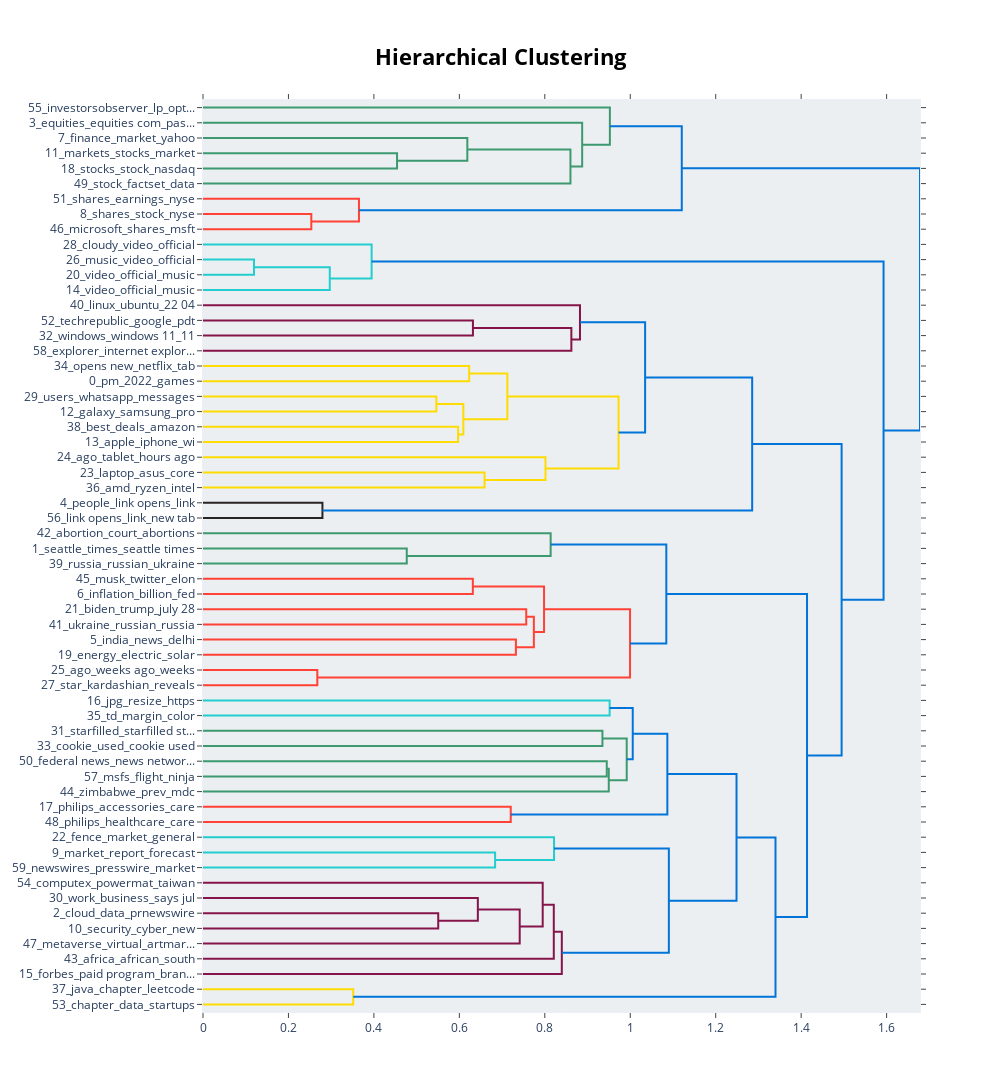

Source (notebook cell):
### Code cell
topic_model.visualize_hierarchy()

### Figure 1 — Plotly figure (JSON) as saved in the notebook; plotly's stock layout.template omitted (floating-point values rounded to 4 significant figures)
{"data": [{"hoverinfo": "text", "marker": {"color": "rgb(61,153,112)"}, "mode": "lines", "type": "scatter", "x": [0.0, 0.4542, 0.4542, 0.0], "xaxis": "x", "y": [-35.0, -35.0, -45.0, -45.0], "yaxis": "y"}, {"hoverinfo": "text", "marker": {"color": "rgb(61,153,112)"}, "mode": "lines", "type": "scatter", "x": [0.0, 0.6187, 0.6187, 0.4542], "xaxis": "x", "y": [-25.0, -25.0, -40.0, -40.0], "yaxis": "y"}, {"hoverinfo": "text", "marker": {"color": "rgb(61,153,112)"}, "mode": "lines", "type": "scatter", "x": [0.6187, 0.86, 0.86, 0.0], "xaxis": "x", "y": [-32.5, -32.5, -55.0, -55.0], "yaxis": "y"}, {"hoverinfo": "text", "marker": {"color": "rgb(61,153,112)"}, "mode": "lines", "type": "scatter", "x": [0.0, 0.8875, 0.8875, 0.86], "xaxis": "x", "y": [-15.0, -15.0, -43.75, -43.75], "yaxis": "y"}, {"hoverinfo": "text", "marker": {"color": "rgb(61,153,112)"}, "mode": "lines", "type": "scatter", "x": [0.0, 0.9523, 0.9523, 0.8875], "xaxis": "x", "y": [-5.0, -5.0, -29.38, -29.38], "yaxis": "y"}, {"hoverinfo": "text", "marker": {"color": "rgb(255,65,54)"}, "mode": "lines", "type": "scatter", "x": [0.0, 0.2535, 0.2535, 0.0], "xaxis": "x", "y": [-75.0, -75.0, -85.0, -85.0], "yaxis": "y"}, {"hoverinfo": "text", "marker": {"color": "rgb(255,65,54)"}, "mode": "lines", "type": "scatter", "x": [0.0, 0.365, 0.365, 0.2535], "xaxis": "x", "y": [-65.0, -65.0, -80.0, -80.0], "yaxis": "y"}, {"hoverinfo": "text", "marker": {"color": "rgb(0,116,217)"}, "mode": "lines", "type": "scatter", "x": [0.9523, 1.121, 1.121, 0.365], "xaxis": "x", "y": [-17.19, -17.19, -72.5, -72.5], "yaxis": "y"}, {"hoverinfo": "text", "marker": {"color": "rgb(35,205,205)"}, "mode": "lines", "type": "scatter", "x": [0.0, 0.1193, 0.1193, 0.0], "xaxis": "x", "y": [-105.0, -105.0, -115.0, -115.0], "yaxis": "y"}, {"hoverinfo": "text", "marker": {"color": "rgb(35,205,205)"}, "mode": "lines", "type": "scatter", "x": [0.1193, 0.2967, 0.2967, 0.0], "xaxis": "x", "y": [-110.0, -110.0, -125.0, -125.0], "yaxis": "y"}, {"hoverinfo": "text", "marker": {"color": "rgb(35,205,205)"}, "mode": "lines", "type": "scatter", "x": [0.0, 0.3947, 0.3947, 0.2967], "xaxis": "x", "y": [-95.0, -95.0, -117.5, -117.5], "yaxis": "y"}, {"hoverinfo": "text", "marker": {"color": "rgb(133,20,75)"}, "mode": "lines", "type": "scatter", "x": [0.0, 0.6318, 0.6318, 0.0], "xaxis": "x", "y": [-145.0, -145.0, -155.0, -155.0], "yaxis": "y"}, {"hoverinfo": "text", "marker": {"color": "rgb(133,20,75)"}, "mode": "lines", "type": "scatter", "x": [0.6318, 0.8622, 0.8622, 0.0], "xaxis": "x", "y": [-150.0, -150.0, -165.0, -165.0], "yaxis": "y"}, {"hoverinfo": "text", "marker": {"color": "rgb(133,20,75)"}, "mode": "lines", "type": "scatter", "x": [0.0, 0.8823, 0.8823, 0.8622], "xaxis": "x", "y": [-135.0, -135.0, -157.5, -157.5], "yaxis": "y"}, {"hoverinfo": "text", "marker": {"color": "rgb(255,220,0)"}, "mode": "lines", "type": "scatter", "x": [0.0, 0.623, 0.623, 0.0], "xaxis": "x", "y": [-175.0, -175.0, -185.0, -185.0], "yaxis": "y"}, {"hoverinfo": "text", "marker": {"color": "rgb(255,220,0)"}, "mode": "lines", "type": "scatter", "x": [0.0, 0.5462, 0.5462, 0.0], "xaxis": "x", "y": [-195.0, -195.0, -205.0, -205.0], "yaxis": "y"}, {"hoverinfo": "text", "marker": {"color": "rgb(255,220,0)"}, "mode": "lines", "type": "scatter", "x": [0.0, 0.597, 0.597, 0.0], "xaxis": "x", "y": [-215.0, -215.0, -225.0, -225.0], "yaxis": "y"}, {"hoverinfo": "text", "marker": {"color": "rgb(255,220,0)"}, "mode": "lines", "type": "scatter", "x": [0.5462, 0.6093, 0.6093, 0.597], "xaxis": "x", "y": [-200.0, -200.0, -220.0, -220.0], "yaxis": "y"}, {"hoverinfo": "text", "marker": {"color": "rgb(255,220,0)"}, "mode": "lines", "type": "scatter", "x": [0.623, 0.7124, 0.7124, 0.6093], "xaxis": "x", "y": [-180.0, -180.0, -210.0, -210.0], "yaxis": "y"}, {"hoverinfo": "text", "marker": {"color": "rgb(255,220,0)"}, "mode": "lines", "type": "scatter", "x": [0.0, 0.6589, 0.6589, 0.0], "xaxis": "x", "y": [-245.0, -245.0, -255.0, -255.0], "yaxis": "y"}, {"hoverinfo": "text", "marker": {"color": "rgb(255,220,0)"}, "mode": "lines", "type": "scatter", "x": [0.0, 0.8016, 0.8016, 0.6589], "xaxis": "x", "y": [-235.0, -235.0, -250.0, -250.0], "yaxis": "y"}, {"hoverinfo": "text", "marker": {"color": "rgb(255,220,0)"}, "mode": "lines", "type": "scatter", "x": [0.7124, 0.9726, 0.9726, 0.8016], "xaxis": "x", "y": [-195.0, -195.0, -242.5, -242.5], "yaxis": "y"}, {"hoverinfo": "text", "marker": {"color": "rgb(0,116,217)"}, "mode": "lines", "type": "scatter", "x": [0.8823, 1.035, 1.035, 0.9726], "xaxis": "x", "y": [-146.2, -146.2, -218.8, -218.8], "yaxis": "y"}, {"hoverinfo": "text", "marker": {"color": "rgb(40,35,35)"}, "mode": "lines", "type": "scatter", "x": [0.0, 0.2795, 0.2795, 0.0], "xaxis": "x", "y": [-265.0, -265.0, -275.0, -275.0], "yaxis": "y"}, {"hoverinfo": "text", "marker": {"color": "rgb(0,116,217)"}, "mode": "lines", "type": "scatter", "x": [1.035, 1.285, 1.285, 0.2795], "xaxis": "x", "y": [-182.5, -182.5, -270.0, -270.0], "yaxis": "y"}, {"hoverinfo": "text", "marker": {"color": "rgb(61,153,112)"}, "mode": "lines", "type": "scatter", "x": [0.0, 0.4769, 0.4769, 0.0], "xaxis": "x", "y": [-295.0, -295.0, -305.0, -305.0], "yaxis": "y"}, {"hoverinfo": "text", "marker": {"color": "rgb(61,153,112)"}, "mode": "lines", "type": "scatter", "x": [0.0, 0.8137, 0.8137, 0.4769], "xaxis": "x", "y": [-285.0, -285.0, -300.0, -300.0], "yaxis": "y"}, {"hoverinfo": "text", "marker": {"color": "rgb(255,65,54)"}, "mode": "lines", "type": "scatter", "x": [0.0, 0.6315, 0.6315, 0.0], "xaxis": "x", "y": [-315.0, -315.0, -325.0, -325.0], "yaxis": "y"}, {"hoverinfo": "text", "marker": {"color": "rgb(255,65,54)"}, "mode": "lines", "type": "scatter", "x": [0.0, 0.7565, 0.7565, 0.0], "xaxis": "x", "y": [-335.0, -335.0, -345.0, -345.0], "yaxis": "y"}, {"hoverinfo": "text", "marker": {"color": "rgb(255,65,54)"}, "mode": "lines", "type": "scatter", "x": [0.0, 0.7323, 0.7323, 0.0], "xaxis": "x", "y": [-355.0, -355.0, -365.0, -365.0], "yaxis": "y"}, {"hoverinfo": "text", "marker": {"color": "rgb(255,65,54)"}, "mode": "lines", "type": "scatter", "x": [0.7565, 0.7744, 0.7744, 0.7323], "xaxis": "x", "y": [-340.0, -340.0, -360.0, -360.0], "yaxis": "y"}, {"hoverinfo": "text", "marker": {"color": "rgb(255,65,54)"}, "mode": "lines", "type": "scatter", "x": [0.6315, 0.7982, 0.7982, 0.7744], "xaxis": "x", "y": [-320.0, -320.0, -350.0, -350.0], "yaxis": "y"}, {"hoverinfo": "text", "marker": {"color": "rgb(255,65,54)"}, "mode": "lines", "type": "scatter", "x": [0.0, 0.2676, 0.2676, 0.0], "xaxis": "x", "y": [-375.0, -375.0, -385.0, -385.0], "yaxis": "y"}, {"hoverinfo": "text", "marker": {"color": "rgb(255,65,54)"}, "mode": "lines", "type": "scatter", "x": [0.7982, 0.9995, 0.9995, 0.2676], "xaxis": "x", "y": [-335.0, -335.0, -380.0, -380.0], "yaxis": "y"}, {"hoverinfo": "text", "marker": {"color": "rgb(0,116,217)"}, "mode": "lines", "type": "scatter", "x": [0.8137, 1.084, 1.084, 0.9995], "xaxis": "x", "y": [-292.5, -292.5, -357.5, -357.5], "yaxis": "y"}, {"hoverinfo": "text", "marker": {"color": "rgb(35,205,205)"}, "mode": "lines", "type": "scatter", "x": [0.0, 0.9518, 0.9518, 0.0], "xaxis": "x", "y": [-395.0, -395.0, -405.0, -405.0], "yaxis": "y"}, {"hoverinfo": "text", "marker": {"color": "rgb(61,153,112)"}, "mode": "lines", "type": "scatter", "x": [0.0, 0.9349, 0.9349, 0.0], "xaxis": "x", "y": [-415.0, -415.0, -425.0, -425.0], "yaxis": "y"}, {"hoverinfo": "text", "marker": {"color": "rgb(61,153,112)"}, "mode": "lines", "type": "scatter", "x": [0.0, 0.945, 0.945, 0.0], "xaxis": "x", "y": [-435.0, -435.0, -445.0, -445.0], "yaxis": "y"}, {"hoverinfo": "text", "marker": {"color": "rgb(61,153,112)"}, "mode": "lines", "type": "scatter", "x": [0.945, 0.9497, 0.9497, 0.0], "xaxis": "x", "y": [-440.0, -440.0, -455.0, -455.0], "yaxis": "y"}, {"hoverinfo": "text", "marker": {"color": "rgb(61,153,112)"}, "mode": "lines", "type": "scatter", "x": [0.9349, 0.9917, 0.9917, 0.9497], "xaxis": "x", "y": [-420.0, -420.0, -447.5, -447.5], "yaxis": "y"}, {"hoverinfo": "text", "marker": {"color": "rgb(0,116,217)"}, "mode": "lines", "type": "scatter", "x": [0.9518, 1.006, 1.006, 0.9917], "xaxis": "x", "y": [-400.0, -400.0, -433.8, -433.8], "yaxis": "y"}, {"hoverinfo": "text", "marker": {"color": "rgb(255,65,54)"}, "mode": "lines", "type": "scatter", "x": [0.0, 0.7203, 0.7203, 0.0], "xaxis": "x", "y": [-465.0, -465.0, -475.0, -475.0], "yaxis": "y"}, {"hoverinfo": "text", "marker": {"color": "rgb(0,116,217)"}, "mode": "lines", "type": "scatter", "x": [1.006, 1.087, 1.087, 0.7203], "xaxis": "x", "y": [-416.9, -416.9, -470.0, -470.0], "yaxis": "y"}, {"hoverinfo": "text", "marker": {"color": "rgb(35,205,205)"}, "mode": "lines", "type": "scatter", "x": [0.0, 0.6837, 0.6837, 0.0], "xaxis": "x", "y": [-495.0, -495.0, -505.0, -505.0], "yaxis": "y"}, {"hoverinfo": "text", "marker": {"color": "rgb(35,205,205)"}, "mode": "lines", "type": "scatter", "x": [0.0, 0.8216, 0.8216, 0.6837], "xaxis": "x", "y": [-485.0, -485.0, -500.0, -500.0], "yaxis": "y"}, {"hoverinfo": "text", "marker": {"color": "rgb(133,20,75)"}, "mode": "lines", "type": "scatter", "x": [0.0, 0.5505, 0.5505, 0.0], "xaxis": "x", "y": [-535.0, -535.0, -545.0, -545.0], "yaxis": "y"}, {"hoverinfo": "text", "marker": {"color": "rgb(133,20,75)"}, "mode": "lines", "type": "scatter", "x": [0.0, 0.6433, 0.6433, 0.5505], "xaxis": "x", "y": [-525.0, -525.0, -540.0, -540.0], "yaxis": "y"}, {"hoverinfo": "text", "marker": {"color": "rgb(133,20,75)"}, "mode": "lines", "type": "scatter", "x": [0.6433, 0.7412, 0.7412, 0.0], "xaxis": "x", "y": [-532.5, -532.5, -555.0, -555.0], "yaxis": "y"}, {"hoverinfo": "text", "marker": {"color": "rgb(133,20,75)"}, "mode": "lines", "type": "scatter", "x": [0.0, 0.7951, 0.7951, 0.7412], "xaxis": "x", "y": [-515.0, -515.0, -543.8, -543.8], "yaxis": "y"}, {"hoverinfo": "text", "marker": {"color": "rgb(133,20,75)"}, "mode": "lines", "type": "scatter", "x": [0.7951, 0.821, 0.821, 0.0], "xaxis": "x", "y": [-529.4, -529.4, -565.0, -565.0], "yaxis": "y"}, {"hoverinfo": "text", "marker": {"color": "rgb(133,20,75)"}, "mode": "lines", "type": "scatter", "x": [0.821, 0.8398, 0.8398, 0.0], "xaxis": "x", "y": [-547.2, -547.2, -575.0, -575.0], "yaxis": "y"}, {"hoverinfo": "text", "marker": {"color": "rgb(0,116,217)"}, "mode": "lines", "type": "scatter", "x": [0.8216, 1.09, 1.09, 0.8398], "xaxis": "x", "y": [-492.5, -492.5, -561.1, -561.1], "yaxis": "y"}, {"hoverinfo": "text", "marker": {"color": "rgb(0,116,217)"}, "mode": "lines", "type": "scatter", "x": [1.087, 1.249, 1.249, 1.09], "xaxis": "x", "y": [-443.4, -443.4, -526.8, -526.8], "yaxis": "y"}, {"hoverinfo": "text", "marker": {"color": "rgb(255,220,0)"}, "mode": "lines", "type": "scatter", "x": [0.0, 0.3516, 0.3516, 0.0], "xaxis": "x", "y": [-585.0, -585.0, -595.0, -595.0], "yaxis": "y"}, {"hoverinfo": "text", "marker": {"color": "rgb(0,116,217)"}, "mode": "lines", "type": "scatter", "x": [1.249, 1.34, 1.34, 0.3516], "xaxis": "x", "y": [-485.1, -485.1, -590.0, -590.0], "yaxis": "y"}, {"hoverinfo": "text", "marker": {"color": "rgb(0,116,217)"}, "mode": "lines", "type": "scatter", "x": [1.084, 1.414, 1.414, 1.34], "xaxis": "x", "y": [-325.0, -325.0, -537.6, -537.6], "yaxis": "y"}, {"hoverinfo": "text", "marker": {"color": "rgb(0,116,217)"}, "mode": "lines", "type": "scatter", "x": [1.285, 1.495, 1.495, 1.414], "xaxis": "x", "y": [-226.2, -226.2, -431.3, -431.3], "yaxis": "y"}, {"hoverinfo": "text", "marker": {"color": "rgb(0,116,217)"}, "mode": "lines", "type": "scatter", "x": [0.3947, 1.593, 1.593, 1.495], "xaxis": "x", "y": [-106.2, -106.2, -328.8, -328.8], "yaxis": "y"}, {"hoverinfo": "text", "marker": {"color": "rgb(0,116,217)"}, "mode": "lines", "type": "scatter", "x": [1.121, 1.678, 1.678, 1.593], "xaxis": "x", "y": [-44.84, -44.84, -217.5, -217.5], "yaxis": "y"}], "layout": {"autosize": false, "height": 1100, "hoverlabel": {"bgcolor": "white", "font": {"family": "Rockwell", "size": 16}}, "hovermode": "closest", "plot_bgcolor": "#ECEFF1", "showlegend": false, "title": {"font": {"color": "Black", "size": 22}, "text": "<b>Hierarchical Clustering</b>", "x": 0.5, "xanchor": "center", "yanchor": "top"}, "width": 1000, "xaxis": {"mirror": "allticks", "rangemode": "tozero", "showgrid": false, "showline": true, "showticklabels": true, "ticks": "outside", "type": "linear", "zeroline": false}, "yaxis": {"mirror": "allticks", "range": [-600, 0], "rangemode": "tozero", "showgrid": false, "showline": true, "showticklabels": true, "tickmode": "array", "ticks": "outside", "ticktext": ["55_investorsobserver_lp_opt...", "3_equities_equities com_pas...", "7_finance_market_yahoo", "11_markets_stocks_market", "18_stocks_stock_nasdaq", "49_stock_factset_data", "51_shares_earnings_nyse", "8_shares_stock_nyse", "46_microsoft_shares_msft", "28_cloudy_video_official", "26_music_video_official", "20_video_official_music", "14_video_official_music", "40_linux_ubuntu_22 04", "52_techrepublic_google_pdt", "32_windows_windows 11_11", "58_explorer_internet explor...", "34_opens new_netflix_tab", "0_pm_2022_games", "29_users_whatsapp_messages", "12_galaxy_samsung_pro", "38_best_deals_amazon", "13_apple_iphone_wi", "24_ago_tablet_hours ago", "23_laptop_asus_core", "36_amd_ryzen_intel", "4_people_link opens_link", "56_link opens_link_new tab", "42_abortion_court_abortions", "1_seattle_times_seattle times", "39_russia_russian_ukraine", "45_musk_twitter_elon", "6_inflation_billion_fed", "21_biden_trump_july 28", "41_ukraine_russian_russia", "5_india_news_delhi", "19_energy_electric_solar", "25_ago_weeks ago_weeks", "27_star_kardashian_reveals", "16_jpg_resize_https", "35_td_margin_color", "31_starfilled_starfilled st...", "33_cookie_used_cookie used", "50_federal news_news networ...", "57_msfs_flight_ninja", "44_zimbabwe_prev_mdc", "17_philips_accessories_care", "48_philips_healthcare_care", "22_fence_market_general", "9_market_report_forecast", "59_newswires_presswire_market", "54_computex_powermat_taiwan", "30_work_business_says jul", "2_cloud_data_prnewswire", "10_security_cyber_new", "47_metaverse_virtual_artmar...", "43_africa_african_south", "15_forbes_paid program_bran...", "37_java_chapter_leetcode", "53_chapter_data_startups"], "tickvals": [-5, -15, -25, -35, -45, -55, -65, -75, -85, -95, -105, -115, -125, -135, -145, -155, -165, -175, -185, -195, -205, -215, -225, -235, -245, -255, -265, -275, -285, -295, -305, -315, -325, -335, -345, -355, -365, -375, -385, -395, -405, -415, -425, -435, -445, -455, -465, -475, -485, -495, -505, -515, -525, -535, -545, -555, -565, -575, -585, -595], "type": "linear", "zeroline": false}}}
